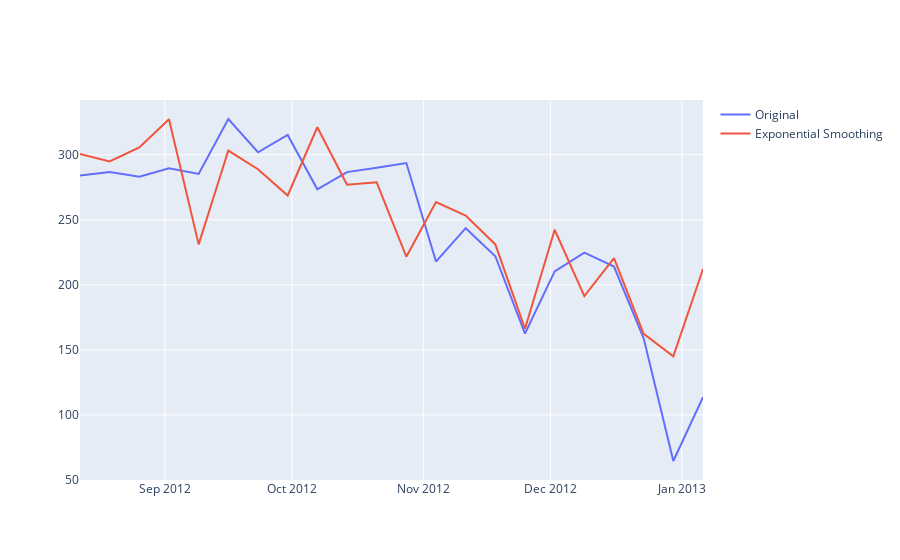

The cell this chart's notebook holds for it:
### Code cell
trace1 = Scatter(x = test.index, y = test['mean'], name = 'Original')
trace2 = Scatter(x = test.index,y = preds, name = 'Exponential Smoothing')
iplot(Figure(data = [trace1, trace2]))
